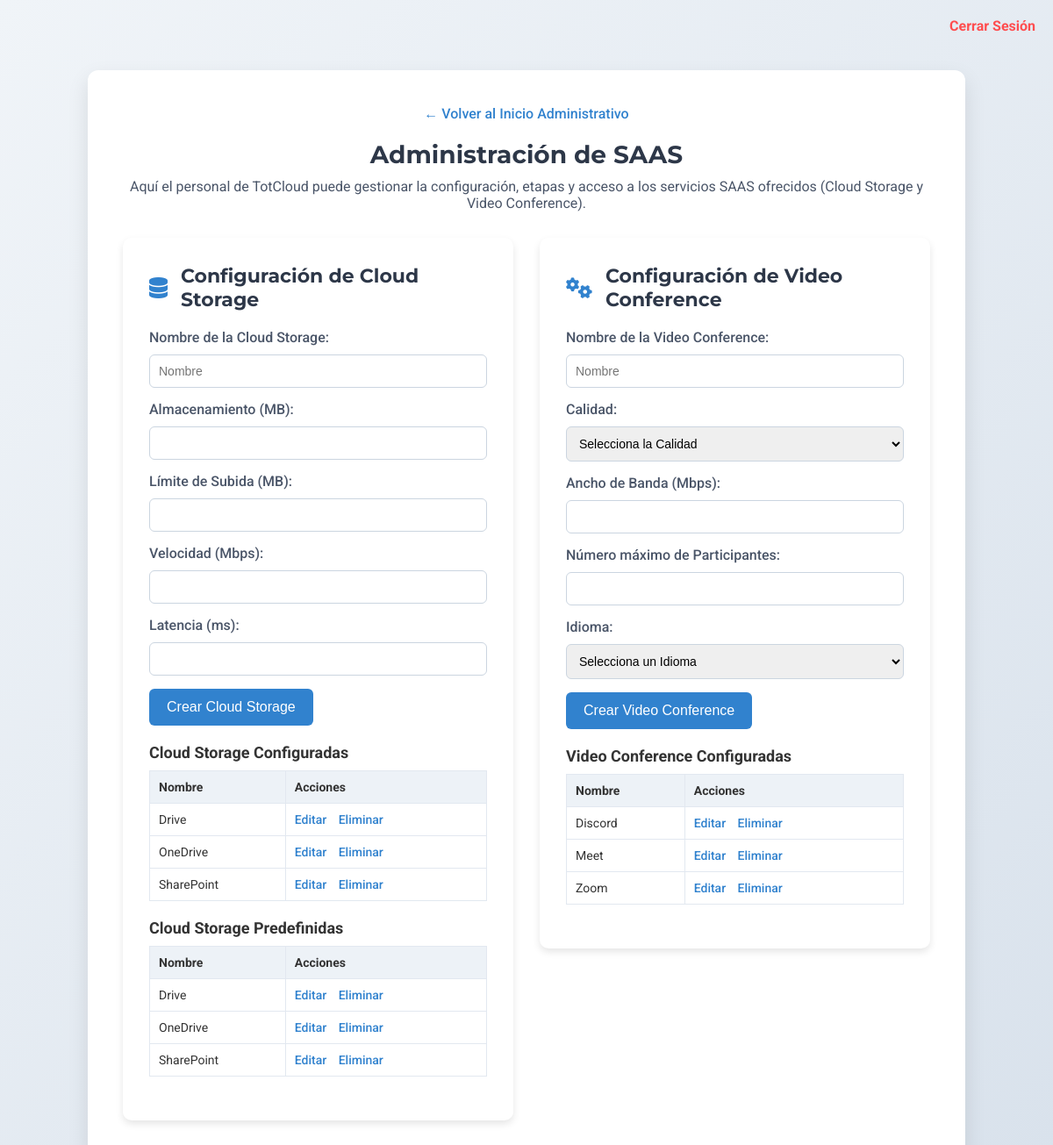
The app's page /TotCloud/saasAdmin.php (signed in) with its own data.
### tables this page shows
CREATE TABLE CS_CONFIG ( 
    idCSConfig INT(8) AUTO_INCREMENT PRIMARY KEY,
    nombreCS VARCHAR(64) NOT NULL,
    almacenamiento INT(16) NOT NULL, 
    idCloudStorage INT(8) NOT NULL,
    idPersona INT(8) NOT NULL,
    last_modified TIMESTAMP DEFAULT CURRENT_TIMESTAMP ON UPDATE CURRENT_TIMESTAMP,
    FOREIGN KEY (idCloudStorage) REFERENCES CLOUD_STORAGE(idCloudStorage),
    FOREIGN KEY (idPersona) REFERENCES PERSONA(idPersona) 
);

CREATE TABLE CLOUD_STORAGE ( 
    idCloudStorage INT(8) AUTO_INCREMENT PRIMARY KEY,
    nombreCS VARCHAR(64) NOT NULL,
    limiteSubida INT(16) NOT NULL, 
    velocidad INT(16) NOT NULL, 
    latencia INT(16) NOT NULL,
    FOREIGN KEY (idCloudStorage) REFERENCES SERVICIO(idServicio)
);

CREATE TABLE VC_CONFIG ( 
    idVCConfig INT(8) AUTO_INCREMENT PRIMARY KEY,
    nombreVC VARCHAR(64) NOT NULL,
    calidad VARCHAR(8) NOT NULL,
    anchoBanda INT(16) NOT NULL, 
    maxParticipantes INT(8) NOT NULL, 
    idioma VARCHAR(64) NOT NULL, 
    idVideoConference INT(8) NOT NULL,
    idPersona INT(8) NOT NULL,
    last_modified TIMESTAMP DEFAULT CURRENT_TIMESTAMP ON UPDATE CURRENT_TIMESTAMP,
    FOREIGN KEY (idVideoConference) REFERENCES VIDEO_CONFERENCE(idVideoConference),
    FOREIGN KEY (idPersona) REFERENCES PERSONA(idPersona) 
);

### TotCloud/saasAdmin.php (the view, shortened to what this page needs)
<?php
require 'config.php';
$action = isset($_GET['action']) ? $_GET['action'] : '';
$csToEdit = null;
$vcToEdit = null;
$csList = [];
try {
    $stmt = $pdo->query("
        SELECT CS_CONFIG.idCSConfig, CS_CONFIG.idCloudStorage, CS_CONFIG.nombreCS, CS_CONFIG.almacenamiento
        FROM CS_CONFIG
        JOIN CLOUD_STORAGE ON CS_CONFIG.idCloudStorage = CLOUD_STORAGE.idCloudStorage
        ORDER BY CS_CONFIG.nombreCS ASC
    ");
    $csList = $stmt->fetchAll();
} catch (PDOException $e) {
    $error = "Error al obtener la lista de bases de datos: " . $e->getMessage();
}
$cspList = [];
try {
    $stmt = $pdo->query("
        SELECT CLOUD_STORAGE.idCloudStorage, CLOUD_STORAGE.nombreCS, CLOUD_STORAGE.limiteSubida, CLOUD_STORAGE.velocidad, CLOUD_STORAGE.latencia
        FROM CLOUD_STORAGE
        ORDER BY CLOUD_STORAGE.nombreCS ASC
    ");
    $cspList = $stmt->fetchAll();
} catch (PDOException $e) {
    $error = "Error al obtener la lista de bases de datos: " . $e->getMessage();
}
$vcList = [];
try {
    $stmt = $pdo->query("
        SELECT VC_CONFIG.idVCConfig, VC_CONFIG.idVideoConference, VC_CONFIG.nombreVC, VC_CONFIG.calidad, VC_CONFIG.anchoBanda, VC_CONFIG.maxParticipantes, VC_CONFIG.idioma
        FROM VC_CONFIG
        JOIN VIDEO_CONFERENCE ON VC_CONFIG.idVideoConference = VIDEO_CONFERENCE.idVideoConference
        ORDER BY VC_CONFIG.nombreVC ASC
    ");
    $vcList = $stmt->fetchAll();
} catch (PDOException $e) {
    $error = "Error al obtener la lista de aplicaciones: " . $e->getMessage();
}
?>
<!DOCTYPE html>
<html lang="es">
<head>
    <link href="https://cdnjs.cloudflare.com/ajax/libs/font-awesome/6.4.0/css/all.min.css" rel="stylesheet">
</head>
<body>
    <a href="logout.php" class="logout">Cerrar Sesión</a>
    <div class="container">
        <a href="homeAdmin.php" class="back-link">← Volver al Inicio Administrativo</a>
        <h2>Administración de SAAS</h2>
        <p>Aquí el personal de TotCloud puede gestionar la configuración, etapas y acceso a los servicios SAAS ofrecidos (Cloud Storage y Video Conference).</p>
        <div class="sections">
            <div class="section-card">
                <?php if ($action === 'editarCS' && isset($_GET['idCSConfig']) && !empty($csToEdit) && $_SERVER['REQUEST_METHOD'] !== 'POST'): ?>
                    <h3><i class="fas fa-edit"></i> Editar Configuración Cloud Storage</h3>
                    <form action="saasAdmin.php?action=editarCS&idCSConfig=<?php echo (int)$_GET['idCSConfig']; ?>" method="POST">
                        <label>Nombre de la Cloud Storage:</label>
                        <input type="text" name="nombreCS" value="<?php echo htmlspecialchars($csToEdit['nombreCS']); ?>" required>
                        <label>Almacenamiento (MB):</label>
                        <input type="number" name="almacenamiento" min="1" value="<?php echo (int)$csToEdit['almacenamiento']; ?>" required>
                        <input type="submit" value="Guardar Cambios">
                    </form>
                <?php else: ?>
                    <h3><i class="fas fa-database"></i> Configuración de Cloud Storage</h3>
                    <form action="saasAdmin.php?action=crearCS" method="POST">
                        <label for="nombreCS">Nombre de la Cloud Storage:</label>
                        <input type="text" id="nombreCS" name="nombreCS" placeholder="Nombre" required>
                        <label for="almacenamiento">Almacenamiento (MB):</label>
                        <input type="number" id="almacenamiento" name="almacenamiento" min="1" required>
                        <label for="limiteSubida">Límite de Subida (MB):</label>
                        <input type="number" id="limiteSubida" name="limiteSubida" min="1" required>
                        <label for="velocidad">Velocidad (Mbps):</label>
                        <input type="number" id="velocidad" name="velocidad" min="1" required>
                        <label for="latencia">Latencia (ms):</label>
                        <input type="number" id="latencia" name="latencia" min="1" required>
                        <input type="submit" value="Crear Cloud Storage">
                    </form>
                <?php endif; ?>
                <div class="service-list">
                    <h4>Cloud Storage Configuradas</h4>
                    <table>
                        <tr>
                            <th>Nombre</th>
                            <th>Acciones</th>
                        </tr>
                        <?php if (!empty($csList)): ?>
                            <?php foreach ($csList as $csItem): ?>
                                <tr>
                                    <td><?php echo htmlspecialchars($csItem['nombreCS']); ?></td>
                                    <td class="actions">
                                        <a href="saasAdmin.php?action=editarCS&idCSConfig=<?php echo (int)$csItem['idCSConfig']; ?>">Editar</a>
                                        <a href="saasAdmin.php?action=eliminarCS&idCSConfig=<?php echo (int)$csItem['idCSConfig']; ?>">Eliminar</a>
                                    </td>
                                </tr>
                            <?php endforeach; ?>
                        <?php else: ?>
                            <tr><td colspan="2">No hay Cloud Storage configuradas.</td></tr>
                        <?php endif; ?>
                    </table>
                </div>
                <div class="service-list">
                    <h4>Cloud Storage Predefinidas</h4>
                    <table>
                        <tr>
                            <th>Nombre</th>
                            <th>Acciones</th>
                        </tr>
                        <?php if (!empty($cspList)): ?>
                            <?php foreach ($cspList as $csItem): ?>
                                <tr>
                                    <td><?php echo htmlspecialchars($csItem['nombreCS']); ?></td>
                                    <td class="actions">
                                        <a href="saasAdmin.php?action=editarCSp&idCloudStorage=<?php echo (int)$csItem['idCloudStorage']; ?>">Editar</a>
                                        <a href="saasAdmin.php?action=eliminarCSp&idCloudStorage=<?php echo (int)$csItem['idCloudStorage']; ?>">Eliminar</a>
                                    </td>
                                </tr>
                            <?php endforeach; ?>
                        <?php else: ?>
                            <tr><td colspan="2">No hay Cloud Storage predefinidas.</td></tr>
                        <?php endif; ?>
                    </table>
                </div>
            </div>
            <div class="section-card">
                <?php if ($action === 'editarVC' && isset($_GET['idVCConfig']) && !empty($vcToEdit) && $_SERVER['REQUEST_METHOD'] !== 'POST'): ?>
                    <h3><i class="fas fa-edit"></i> Editar Configuración Video Conference</h3>
                    <form action="saasAdmin.php?action=editarVC&idVCConfig=<?php echo (int)$_GET['idVCConfig']; ?>" method="POST">
                        <label>Nombre de la Video Conference:</label>
                        <input type="text" name="nombreVC" value="<?php echo htmlspecialchars($vcToEdit['nombreVC']); ?>" required>
                        <label>Calidad:</label>
                        <select name="calidad" required>
                            <option value="">Selecciona la Calidad</option>
                            <option value="240p" <?php if($vcToEdit['calidad']=='240p') echo 'selected'; ?>>240p</option>
                            <option value="480p" <?php if($vcToEdit['calidad']=='480p') echo 'selected'; ?>>480p</option>
                            <option value="720p" <?php if($vcToEdit['calidad']=='720p') echo 'selected'; ?>>720p</option>
                            <option value="1080p" <?php if($vcToEdit['calidad']=='1080p') echo 'selected'; ?>>1080p</option>
                            <option value="4k" <?php if($vcToEdit['calidad']=='4k') echo 'selected'; ?>>4k</option>
                        </select>
                        <label>Ancho de Banda (Mbps):</label>
                        <input type="number" name="anchoBanda" min="1" value="<?php echo (int)$vcToEdit['anchoBanda']; ?>" required>
                        <label>Número máximo de Participantes:</label>
                        <input type="number" name="maxParticipantes" min="1" value="<?php echo (int)$vcToEdit['maxParticipantes']; ?>" required>
                        <label>Idioma:</label>
                        <select name="idioma" required>
                            <option value="">Selecciona un Idioma</option>
                            <option value="Español" <?php if($vcToEdit['idioma']=='Español') echo 'selected'; ?>>Español</option>
                            <option value="English" <?php if($vcToEdit['idioma']=='English') echo 'selected'; ?>>English</option>
                            <option value="Deutsch" <?php if($vcToEdit['idioma']=='Deutsch') echo 'selected'; ?>>Deutsch</option>
                            <option value="Italian" <?php if($vcToEdit['idioma']=='Italian') echo 'selected'; ?>>Italian</option>
                            <option value="French" <?php if($vcToEdit['idioma']=='French') echo 'selected'; ?>>French</option>
                        </select>
                        <input type="submit" value="Guardar Cambios">
                    </form>
                <?php else: ?>
                    <h3><i class="fas fa-cogs"></i> Configuración de Video Conference</h3>
                    <form action="saasAdmin.php?action=crearVC" method="POST">
                        <label for="nombreVC">Nombre de la Video Conference:</label>
                        <input type="text" id="nombreVC" name="nombreVC" placeholder="Nombre" required>
                        <label for="calidad">Calidad:</label>
                        <select id="calidad" name="calidad" required>
                            <option value="">Selecciona la Calidad</option>
                        </select>
                        <label for="anchoBanda">Ancho de Banda (Mbps):</label>
                        <input type="number" id="anchoBanda" name="anchoBanda" min="1" required>
                        <label for="maxParticipantes">Número máximo de Participantes:</label>
                        <input type="number" id="maxParticipantes" name="maxParticipantes" min="1" required>
                        <label for="idioma">Idioma:</label>
                        <select id="idioma" name="idioma" required>
                            <option value="">Selecciona un Idioma</option>
                        </select>
                        <input type="submit" value="Crear Video Conference">
                    </form>
                <?php endif; ?>
                <div class="service-list">
                    <h4>Video Conference Configuradas</h4>
                    <table>
                        <tr>
                            <th>Nombre</th>
                            <th>Acciones</th>
                        </tr>
                        <?php if (!empty($vcList)): ?>
                            <?php foreach ($vcList as $vcItem): ?>
                                <tr>
                                    <td><?php echo htmlspecialchars($vcItem['nombreVC']); ?></td>
                                    <td class="actions">
                                        <a href="saasAdmin.php?action=editarVC&idVCConfig=<?php echo (int)$vcItem['idVCConfig']; ?>">Editar</a>
                                        <a href="saasAdmin.php?action=eliminarVC&idVCConfig=<?php echo (int)$vcItem['idVCConfig']; ?>">Eliminar</a>
                                    </td>
                                </tr>
                            <?php endforeach; ?>
                        <?php else: ?>
                            <tr><td colspan="2">No hay aplicaciones registradas.</td></tr>
                        <?php endif; ?>
                    </table>
                </div>
            </div>
        </div>
    </div>
</body>
</html>

### TotCloud/saasAdmin.php (style rules this page uses)
* { margin: 0; padding: 0; box-sizing: border-box; }
body { font-family: 'Roboto', sans-serif; background: linear-gradient(135deg, #f0f4f8 0%, #d9e2ec 100%); min-height: 100vh; display: flex; flex-direction: column; align-items: center; position: relative; color: #333; }
.logout { position: absolute; top: 20px; right: 20px; text-decoration: none; color: #ff4d4f; font-weight: bold; font-size: 16px; transition: color 0.3s; }
.container { background-color: #ffffff; padding: 40px; border-radius: 12px; box-shadow: 0 10px 25px rgba(0,0,0,0.1); text-align: center; max-width: 1000px; width: 90%; margin-top: 80px; }
.container h2 { font-family: 'Montserrat', sans-serif; font-size: 28px; margin-bottom: 10px; color: #2d3748; }
.container p { font-size: 16px; margin-bottom: 30px; color: #4a5568; }
.back-link { display: inline-block; margin-bottom: 20px; color: #3182ce; font-weight: 500; text-decoration: none; transition: color 0.3s; }
.sections { display: flex; flex-wrap: nowrap; justify-content: space-between; align-items: flex-start; gap: 30px; }
.section-card { background-color: #ffffff; border-radius: 10px; box-shadow: 0 4px 8px rgba(0,0,0,0.1); padding: 30px; width: 450px; text-align: left; }
.section-card h3 { font-family: 'Montserrat', sans-serif; font-size: 22px; color: #2d3748; margin-bottom: 20px; display: flex; align-items: center; }
.section-card h3 i { margin-right: 15px; font-size: 24px; color: #3182ce; }
.section-card form, .section-card .service-list { margin-bottom: 20px; }
.section-card label { display: block; margin-bottom: 10px; color: #4a5568; font-weight: 500; }
.section-card input[type="text"], .section-card select, .section-card input[type="number"] { width: 100%; padding: 10px; border: 1px solid #cbd5e0; border-radius: 6px; margin-bottom: 15px; font-size: 14px; }
.section-card input[type="submit"] { background-color: #3182ce; color: #ffffff; border: none; padding: 12px 20px; border-radius: 6px; cursor: pointer; font-size: 16px; transition: background-color 0.3s; }
.service-list h4 { font-size: 18px; margin-bottom: 10px; }
.service-list table { width: 100%; border-collapse: collapse; }
.service-list table th, .service-list table td { border: 1px solid #e2e8f0; padding: 10px; font-size: 14px; text-align: left; }
.service-list table th { background-color: #edf2f7; }
.service-list .actions a { margin-right: 10px; text-decoration: none; color: #3182ce; font-weight: 500; }

### records on screen
cs_config: nombreCS "Drive"
cs_config: nombreCS "OneDrive"
cs_config: nombreCS "SharePoint"
cloud_storage: nombreCS "Drive"
cloud_storage: nombreCS "OneDrive"
cloud_storage: nombreCS "SharePoint"
vc_config: nombreVC "Discord"
vc_config: nombreVC "Meet"
vc_config: nombreVC "Zoom"
